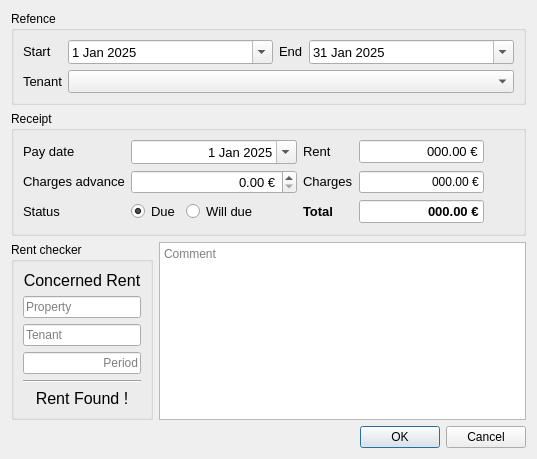
<?xml version="1.0" encoding="UTF-8"?>
<ui version="4.0">
 <class>W_Receipt_Creator</class>
 <widget class="QWidget" name="W_Receipt_Creator">
  <property name="geometry">
   <rect>
    <x>0</x>
    <y>0</y>
    <width>537</width>
    <height>459</height>
   </rect>
  </property>
  <property name="windowTitle">
   <string>Receipt Creator</string>
  </property>
  <property name="windowIcon">
   <iconset resource="../resources/icons.qrc">
    <normaloff>:/assets/financial-list.svg</normaloff>:/assets/financial-list.svg</iconset>
  </property>
  <layout class="QGridLayout" name="gridLayout_3">
   <item row="0" column="0" colspan="2">
    <widget class="QGroupBox" name="groupBox">
     <property name="title">
      <string>Refence</string>
     </property>
     <layout class="QGridLayout" name="gridLayout_2">
      <item row="0" column="0">
       <widget class="QLabel" name="label_4">
        <property name="sizePolicy">
         <sizepolicy hsizetype="Maximum" vsizetype="Maximum">
          <horstretch>0</horstretch>
          <verstretch>0</verstretch>
         </sizepolicy>
        </property>
        <property name="font">
         <font>
          <pointsize>10</pointsize>
         </font>
        </property>
        <property name="text">
         <string>Start</string>
        </property>
       </widget>
      </item>
      <item row="0" column="1">
       <widget class="QDateEdit" name="de_date_start">
        <property name="enabled">
         <bool>true</bool>
        </property>
        <property name="sizePolicy">
         <sizepolicy hsizetype="Preferred" vsizetype="Maximum">
          <horstretch>0</horstretch>
          <verstretch>0</verstretch>
         </sizepolicy>
        </property>
        <property name="font">
         <font>
          <pointsize>10</pointsize>
         </font>
        </property>
        <property name="styleSheet">
         <string notr="true"/>
        </property>
        <property name="readOnly">
         <bool>false</bool>
        </property>
        <property name="minimumDate">
         <date>
          <year>2014</year>
          <month>1</month>
          <day>1</day>
         </date>
        </property>
        <property name="calendarPopup">
         <bool>true</bool>
        </property>
        <property name="date">
         <date>
          <year>2025</year>
          <month>1</month>
          <day>1</day>
         </date>
        </property>
       </widget>
      </item>
      <item row="0" column="2">
       <widget class="QLabel" name="label_5">
        <property name="sizePolicy">
         <sizepolicy hsizetype="Maximum" vsizetype="Maximum">
          <horstretch>0</horstretch>
          <verstretch>0</verstretch>
         </sizepolicy>
        </property>
        <property name="font">
         <font>
          <pointsize>10</pointsize>
         </font>
        </property>
        <property name="text">
         <string>End</string>
        </property>
       </widget>
      </item>
      <item row="0" column="3">
       <widget class="QDateEdit" name="de_date_end">
        <property name="enabled">
         <bool>true</bool>
        </property>
        <property name="sizePolicy">
         <sizepolicy hsizetype="Preferred" vsizetype="Maximum">
          <horstretch>0</horstretch>
          <verstretch>0</verstretch>
         </sizepolicy>
        </property>
        <property name="font">
         <font>
          <pointsize>10</pointsize>
         </font>
        </property>
        <property name="styleSheet">
         <string notr="true"/>
        </property>
        <property name="readOnly">
         <bool>false</bool>
        </property>
        <property name="calendarPopup">
         <bool>true</bool>
        </property>
        <property name="date">
         <date>
          <year>2025</year>
          <month>1</month>
          <day>31</day>
         </date>
        </property>
       </widget>
      </item>
      <item row="1" column="0">
       <widget class="QLabel" name="label_6">
        <property name="sizePolicy">
         <sizepolicy hsizetype="Maximum" vsizetype="Maximum">
          <horstretch>0</horstretch>
          <verstretch>0</verstretch>
         </sizepolicy>
        </property>
        <property name="font">
         <font>
          <pointsize>10</pointsize>
         </font>
        </property>
        <property name="text">
         <string>Tenant</string>
        </property>
       </widget>
      </item>
      <item row="1" column="1" colspan="3">
       <widget class="QComboBox" name="cb_tenant">
        <property name="enabled">
         <bool>true</bool>
        </property>
        <property name="sizePolicy">
         <sizepolicy hsizetype="Preferred" vsizetype="Maximum">
          <horstretch>0</horstretch>
          <verstretch>0</verstretch>
         </sizepolicy>
        </property>
        <property name="font">
         <font>
          <pointsize>10</pointsize>
         </font>
        </property>
        <property name="styleSheet">
         <string notr="true"/>
        </property>
       </widget>
      </item>
     </layout>
    </widget>
   </item>
   <item row="1" column="0" colspan="2">
    <widget class="QGroupBox" name="groupBox_2">
     <property name="title">
      <string>Receipt</string>
     </property>
     <layout class="QGridLayout" name="gridLayout">
      <item row="0" column="0">
       <widget class="QLabel" name="label_7">
        <property name="sizePolicy">
         <sizepolicy hsizetype="Maximum" vsizetype="Maximum">
          <horstretch>0</horstretch>
          <verstretch>0</verstretch>
         </sizepolicy>
        </property>
        <property name="font">
         <font>
          <pointsize>10</pointsize>
         </font>
        </property>
        <property name="text">
         <string>Pay date</string>
        </property>
       </widget>
      </item>
      <item row="0" column="1" colspan="2">
       <widget class="QDateEdit" name="de_pay_date">
        <property name="sizePolicy">
         <sizepolicy hsizetype="Preferred" vsizetype="Maximum">
          <horstretch>0</horstretch>
          <verstretch>0</verstretch>
         </sizepolicy>
        </property>
        <property name="font">
         <font>
          <pointsize>10</pointsize>
         </font>
        </property>
        <property name="alignment">
         <set>Qt::AlignmentFlag::AlignRight|Qt::AlignmentFlag::AlignTrailing|Qt::AlignmentFlag::AlignVCenter</set>
        </property>
        <property name="readOnly">
         <bool>false</bool>
        </property>
        <property name="minimumDate">
         <date>
          <year>2014</year>
          <month>1</month>
          <day>1</day>
         </date>
        </property>
        <property name="calendarPopup">
         <bool>true</bool>
        </property>
        <property name="date">
         <date>
          <year>2025</year>
          <month>1</month>
          <day>1</day>
         </date>
        </property>
       </widget>
      </item>
      <item row="0" column="3">
       <widget class="QLabel" name="label_14">
        <property name="sizePolicy">
         <sizepolicy hsizetype="Maximum" vsizetype="Maximum">
          <horstretch>0</horstretch>
          <verstretch>0</verstretch>
         </sizepolicy>
        </property>
        <property name="font">
         <font>
          <pointsize>10</pointsize>
         </font>
        </property>
        <property name="text">
         <string>Rent</string>
        </property>
       </widget>
      </item>
      <item row="0" column="4">
       <widget class="QLineEdit" name="le_rent">
        <property name="sizePolicy">
         <sizepolicy hsizetype="Preferred" vsizetype="Maximum">
          <horstretch>0</horstretch>
          <verstretch>0</verstretch>
         </sizepolicy>
        </property>
        <property name="font">
         <font>
          <pointsize>10</pointsize>
         </font>
        </property>
        <property name="styleSheet">
         <string notr="true"/>
        </property>
        <property name="text">
         <string>000.00 €</string>
        </property>
        <property name="alignment">
         <set>Qt::AlignmentFlag::AlignRight|Qt::AlignmentFlag::AlignTrailing|Qt::AlignmentFlag::AlignVCenter</set>
        </property>
        <property name="readOnly">
         <bool>true</bool>
        </property>
       </widget>
      </item>
      <item row="0" column="5">
       <widget class="QLabel" name="label_30">
        <property name="sizePolicy">
         <sizepolicy hsizetype="Maximum" vsizetype="Maximum">
          <horstretch>0</horstretch>
          <verstretch>0</verstretch>
         </sizepolicy>
        </property>
        <property name="minimumSize">
         <size>
          <width>24</width>
          <height>24</height>
         </size>
        </property>
        <property name="maximumSize">
         <size>
          <width>24</width>
          <height>24</height>
         </size>
        </property>
        <property name="text">
         <string/>
        </property>
        <property name="pixmap">
         <pixmap resource="../resources/icons.qrc">:/assets/accessories-calculator.svg</pixmap>
        </property>
        <property name="scaledContents">
         <bool>false</bool>
        </property>
        <property name="alignment">
         <set>Qt::AlignmentFlag::AlignCenter</set>
        </property>
        <property name="wordWrap">
         <bool>false</bool>
        </property>
       </widget>
      </item>
      <item row="2" column="0">
       <widget class="QLabel" name="label_9">
        <property name="sizePolicy">
         <sizepolicy hsizetype="Maximum" vsizetype="Maximum">
          <horstretch>0</horstretch>
          <verstretch>0</verstretch>
         </sizepolicy>
        </property>
        <property name="font">
         <font>
          <pointsize>10</pointsize>
         </font>
        </property>
        <property name="text">
         <string>Status</string>
        </property>
       </widget>
      </item>
      <item row="2" column="1">
       <widget class="QRadioButton" name="rb_due">
        <property name="enabled">
         <bool>true</bool>
        </property>
        <property name="sizePolicy">
         <sizepolicy hsizetype="Maximum" vsizetype="Maximum">
          <horstretch>0</horstretch>
          <verstretch>0</verstretch>
         </sizepolicy>
        </property>
        <property name="font">
         <font>
          <pointsize>10</pointsize>
         </font>
        </property>
        <property name="styleSheet">
         <string notr="true"/>
        </property>
        <property name="text">
         <string>Due</string>
        </property>
        <property name="checkable">
         <bool>true</bool>
        </property>
        <property name="checked">
         <bool>true</bool>
        </property>
       </widget>
      </item>
      <item row="2" column="2">
       <widget class="QRadioButton" name="rb_become_due">
        <property name="enabled">
         <bool>true</bool>
        </property>
        <property name="sizePolicy">
         <sizepolicy hsizetype="Preferred" vsizetype="Maximum">
          <horstretch>0</horstretch>
          <verstretch>0</verstretch>
         </sizepolicy>
        </property>
        <property name="font">
         <font>
          <pointsize>10</pointsize>
         </font>
        </property>
        <property name="styleSheet">
         <string notr="true"/>
        </property>
        <property name="text">
         <string>Will due</string>
        </property>
        <property name="checkable">
         <bool>true</bool>
        </property>
       </widget>
      </item>
      <item row="2" column="3">
       <widget class="QLabel" name="label_11">
        <property name="sizePolicy">
         <sizepolicy hsizetype="Maximum" vsizetype="Maximum">
          <horstretch>0</horstretch>
          <verstretch>0</verstretch>
         </sizepolicy>
        </property>
        <property name="font">
         <font>
          <pointsize>10</pointsize>
          <bold>true</bold>
         </font>
        </property>
        <property name="text">
         <string>Total</string>
        </property>
       </widget>
      </item>
      <item row="2" column="4">
       <widget class="QLineEdit" name="le_tot">
        <property name="sizePolicy">
         <sizepolicy hsizetype="Preferred" vsizetype="Maximum">
          <horstretch>0</horstretch>
          <verstretch>0</verstretch>
         </sizepolicy>
        </property>
        <property name="font">
         <font>
          <pointsize>10</pointsize>
          <bold>true</bold>
         </font>
        </property>
        <property name="styleSheet">
         <string notr="true"/>
        </property>
        <property name="text">
         <string>000.00 €</string>
        </property>
        <property name="alignment">
         <set>Qt::AlignmentFlag::AlignRight|Qt::AlignmentFlag::AlignTrailing|Qt::AlignmentFlag::AlignVCenter</set>
        </property>
        <property name="readOnly">
         <bool>true</bool>
        </property>
       </widget>
      </item>
      <item row="2" column="5">
       <widget class="QLabel" name="label_31">
        <property name="sizePolicy">
         <sizepolicy hsizetype="Maximum" vsizetype="Maximum">
          <horstretch>0</horstretch>
          <verstretch>0</verstretch>
         </sizepolicy>
        </property>
        <property name="minimumSize">
         <size>
          <width>24</width>
          <height>24</height>
         </size>
        </property>
        <property name="maximumSize">
         <size>
          <width>24</width>
          <height>24</height>
         </size>
        </property>
        <property name="text">
         <string/>
        </property>
        <property name="pixmap">
         <pixmap resource="../resources/icons.qrc">:/assets/accessories-calculator.svg</pixmap>
        </property>
        <property name="scaledContents">
         <bool>false</bool>
        </property>
        <property name="alignment">
         <set>Qt::AlignmentFlag::AlignCenter</set>
        </property>
        <property name="wordWrap">
         <bool>false</bool>
        </property>
       </widget>
      </item>
      <item row="1" column="3">
       <widget class="QLabel" name="label_8">
        <property name="sizePolicy">
         <sizepolicy hsizetype="Maximum" vsizetype="Maximum">
          <horstretch>0</horstretch>
          <verstretch>0</verstretch>
         </sizepolicy>
        </property>
        <property name="font">
         <font>
          <pointsize>10</pointsize>
         </font>
        </property>
        <property name="text">
         <string>Charges</string>
        </property>
       </widget>
      </item>
      <item row="1" column="0">
       <widget class="QLabel" name="label_15">
        <property name="sizePolicy">
         <sizepolicy hsizetype="Maximum" vsizetype="Maximum">
          <horstretch>0</horstretch>
          <verstretch>0</verstretch>
         </sizepolicy>
        </property>
        <property name="font">
         <font>
          <pointsize>10</pointsize>
         </font>
        </property>
        <property name="text">
         <string>Charges advance</string>
        </property>
       </widget>
      </item>
      <item row="1" column="1" colspan="2">
       <widget class="QDoubleSpinBox" name="dsb_charge_advance">
        <property name="enabled">
         <bool>true</bool>
        </property>
        <property name="sizePolicy">
         <sizepolicy hsizetype="Preferred" vsizetype="Maximum">
          <horstretch>0</horstretch>
          <verstretch>0</verstretch>
         </sizepolicy>
        </property>
        <property name="font">
         <font>
          <pointsize>10</pointsize>
         </font>
        </property>
        <property name="styleSheet">
         <string notr="true"/>
        </property>
        <property name="alignment">
         <set>Qt::AlignmentFlag::AlignRight|Qt::AlignmentFlag::AlignTrailing|Qt::AlignmentFlag::AlignVCenter</set>
        </property>
        <property name="readOnly">
         <bool>false</bool>
        </property>
        <property name="prefix">
         <string/>
        </property>
        <property name="suffix">
         <string> €</string>
        </property>
        <property name="maximum">
         <double>999999.000000000000000</double>
        </property>
       </widget>
      </item>
      <item row="1" column="4">
       <widget class="QLineEdit" name="le_charges">
        <property name="sizePolicy">
         <sizepolicy hsizetype="Preferred" vsizetype="Maximum">
          <horstretch>0</horstretch>
          <verstretch>0</verstretch>
         </sizepolicy>
        </property>
        <property name="text">
         <string>000.00 €</string>
        </property>
        <property name="alignment">
         <set>Qt::AlignmentFlag::AlignRight|Qt::AlignmentFlag::AlignTrailing|Qt::AlignmentFlag::AlignVCenter</set>
        </property>
       </widget>
      </item>
      <item row="1" column="5">
       <widget class="QLabel" name="label_32">
        <property name="sizePolicy">
         <sizepolicy hsizetype="Maximum" vsizetype="Maximum">
          <horstretch>0</horstretch>
          <verstretch>0</verstretch>
         </sizepolicy>
        </property>
        <property name="minimumSize">
         <size>
          <width>24</width>
          <height>24</height>
         </size>
        </property>
        <property name="maximumSize">
         <size>
          <width>24</width>
          <height>24</height>
         </size>
        </property>
        <property name="text">
         <string/>
        </property>
        <property name="pixmap">
         <pixmap resource="../resources/icons.qrc">:/assets/accessories-calculator.svg</pixmap>
        </property>
        <property name="scaledContents">
         <bool>false</bool>
        </property>
        <property name="alignment">
         <set>Qt::AlignmentFlag::AlignCenter</set>
        </property>
        <property name="wordWrap">
         <bool>false</bool>
        </property>
       </widget>
      </item>
     </layout>
    </widget>
   </item>
   <item row="2" column="0">
    <widget class="QGroupBox" name="groupBox_5">
     <property name="sizePolicy">
      <sizepolicy hsizetype="Maximum" vsizetype="Preferred">
       <horstretch>0</horstretch>
       <verstretch>0</verstretch>
      </sizepolicy>
     </property>
     <property name="title">
      <string>Rent checker</string>
     </property>
     <layout class="QVBoxLayout" name="verticalLayout">
      <item>
       <widget class="QLabel" name="label_12">
        <property name="sizePolicy">
         <sizepolicy hsizetype="Minimum" vsizetype="Maximum">
          <horstretch>0</horstretch>
          <verstretch>0</verstretch>
         </sizepolicy>
        </property>
        <property name="font">
         <font>
          <pointsize>12</pointsize>
         </font>
        </property>
        <property name="text">
         <string>Concerned Rent</string>
        </property>
        <property name="alignment">
         <set>Qt::AlignmentFlag::AlignCenter</set>
        </property>
       </widget>
      </item>
      <item>
       <widget class="QLineEdit" name="le_info_property">
        <property name="sizePolicy">
         <sizepolicy hsizetype="Expanding" vsizetype="Maximum">
          <horstretch>0</horstretch>
          <verstretch>0</verstretch>
         </sizepolicy>
        </property>
        <property name="styleSheet">
         <string notr="true"/>
        </property>
        <property name="readOnly">
         <bool>true</bool>
        </property>
        <property name="placeholderText">
         <string>Property</string>
        </property>
       </widget>
      </item>
      <item>
       <widget class="QLineEdit" name="le_info_tenant">
        <property name="sizePolicy">
         <sizepolicy hsizetype="Expanding" vsizetype="Maximum">
          <horstretch>0</horstretch>
          <verstretch>0</verstretch>
         </sizepolicy>
        </property>
        <property name="styleSheet">
         <string notr="true"/>
        </property>
        <property name="readOnly">
         <bool>true</bool>
        </property>
        <property name="placeholderText">
         <string>Tenant</string>
        </property>
       </widget>
      </item>
      <item>
       <widget class="QLineEdit" name="le_info_period">
        <property name="sizePolicy">
         <sizepolicy hsizetype="Expanding" vsizetype="Maximum">
          <horstretch>0</horstretch>
          <verstretch>0</verstretch>
         </sizepolicy>
        </property>
        <property name="styleSheet">
         <string notr="true"/>
        </property>
        <property name="alignment">
         <set>Qt::AlignmentFlag::AlignRight|Qt::AlignmentFlag::AlignTrailing|Qt::AlignmentFlag::AlignVCenter</set>
        </property>
        <property name="readOnly">
         <bool>true</bool>
        </property>
        <property name="placeholderText">
         <string>Period</string>
        </property>
       </widget>
      </item>
      <item>
       <spacer name="verticalSpacer">
        <property name="orientation">
         <enum>Qt::Orientation::Vertical</enum>
        </property>
        <property name="sizeHint" stdset="0">
         <size>
          <width>0</width>
          <height>0</height>
         </size>
        </property>
       </spacer>
      </item>
      <item>
       <widget class="Line" name="line">
        <property name="orientation">
         <enum>Qt::Orientation::Horizontal</enum>
        </property>
       </widget>
      </item>
      <item>
       <widget class="QLabel" name="l_rent_issue">
        <property name="sizePolicy">
         <sizepolicy hsizetype="Minimum" vsizetype="Maximum">
          <horstretch>0</horstretch>
          <verstretch>0</verstretch>
         </sizepolicy>
        </property>
        <property name="font">
         <font>
          <pointsize>12</pointsize>
         </font>
        </property>
        <property name="styleSheet">
         <string notr="true"/>
        </property>
        <property name="text">
         <string>Rent Found !</string>
        </property>
        <property name="alignment">
         <set>Qt::AlignmentFlag::AlignCenter</set>
        </property>
       </widget>
      </item>
     </layout>
    </widget>
   </item>
   <item row="2" column="1">
    <widget class="QPlainTextEdit" name="pte_comment">
     <property name="placeholderText">
      <string>Comment</string>
     </property>
    </widget>
   </item>
   <item row="3" column="1">
    <widget class="QDialogButtonBox" name="buttonBox">
     <property name="standardButtons">
      <set>QDialogButtonBox::StandardButton::Cancel|QDialogButtonBox::StandardButton::Ok</set>
     </property>
    </widget>
   </item>
  </layout>
 </widget>
 <resources>
  <include location="../resources/icons.qrc"/>
 </resources>
 <connections/>
</ui>
